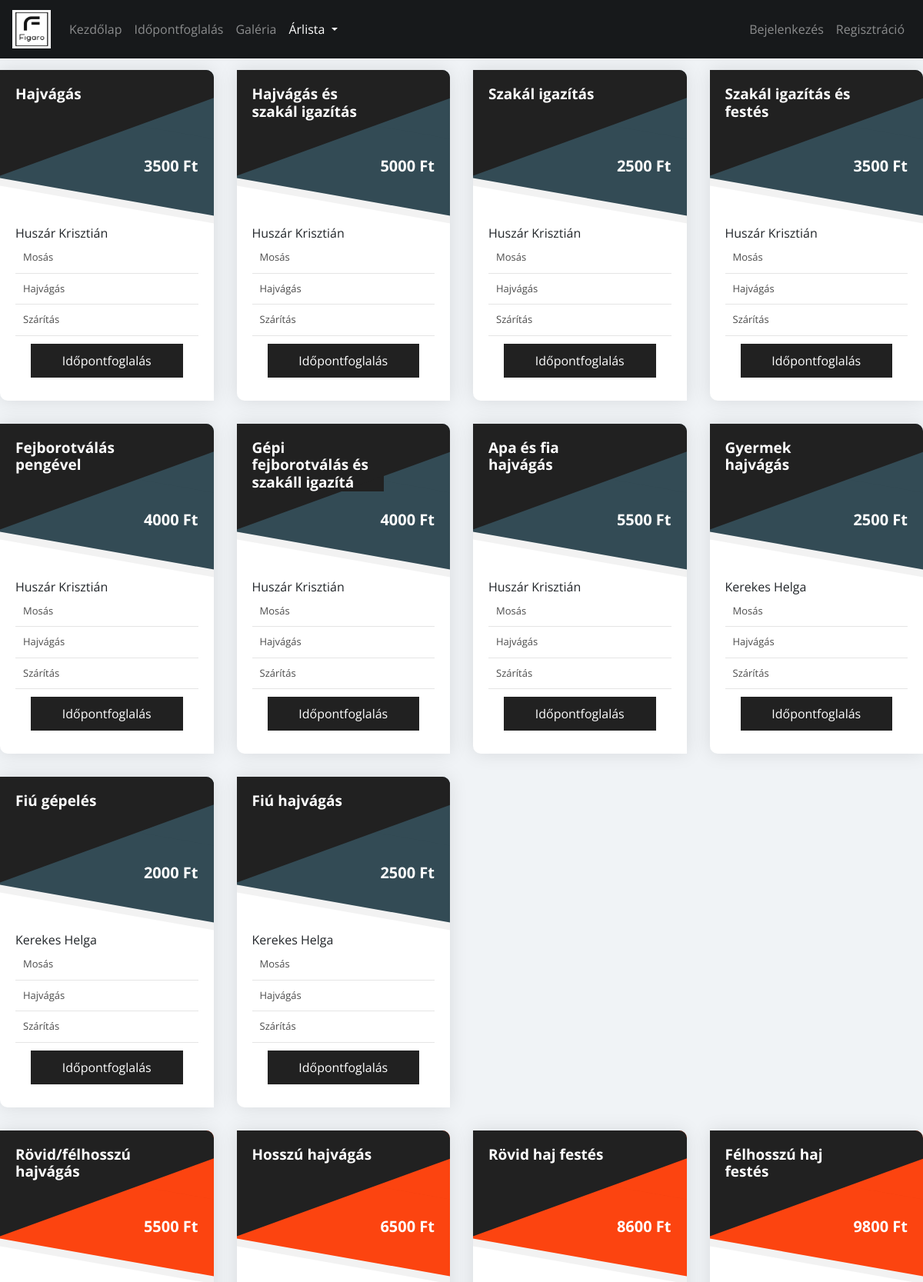
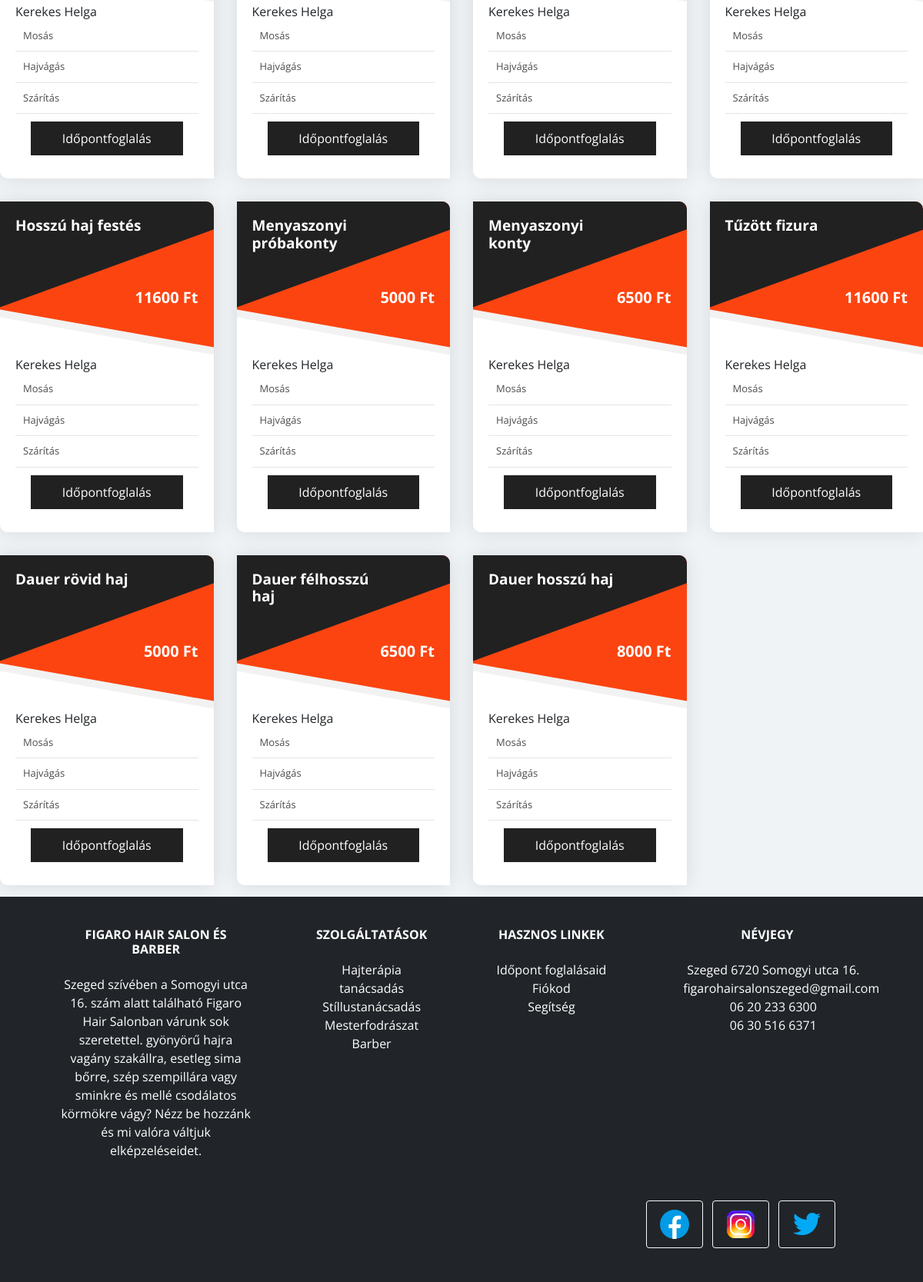
The page /price/ on the database its author committed (2 pictures, top to bottom).
### Home/models.py (models this page shows, shortened)
class Price(models.Model):
    tittle = models.CharField(max_length=37)
    price = models.CharField(max_length=10)
    barber_name = models.CharField(max_length=50)
    description= models.CharField(max_length=200)
    categori = models.BigIntegerField()

### Home/views.py (the view)
# urls.py: path('price/', views.price, name = 'Price'),
def price(request):
    if request.method == 'GET':
        price_datas = Price.objects.all()
        return render(request, "Price_list.html", {'actual_page': 'price', 'price_datas': price_datas})

### Home/templates/Price_list.html
{% extends 'base.html' %}
{% block content %}
    {% if  actual_page == "price_list_man"%}
        {% include 'Price_list_man.html' %}
    {% elif actual_page == "price_list_women" %}
        <div>
            {% block women %}
                {% include 'Price_list_women.html' %}
            {% endblock women %}
        </div>
    {% else %}
        <div>
            {% include 'Price_list_man.html' %}
        </div>
        <div>
            {% include 'Price_list_women.html' %}
        </div>
    {% endif %}
{% endblock content %}

### Home/templates/base.html (shortened to what this page needs)
<!DOCTYPE html>
<html lang="en">
<head>
    <link rel="stylesheet" href="https://cdn.jsdelivr.net/npm/bootstrap@4.3.1/dist/css/bootstrap.min.css">
    <link rel="stylesheet" href="../static/style/navbar.css">
    <link rel="stylesheet" href="../static/style/style.css">
    <link rel="stylesheet" href="../static/style/price.css">
</head>
<body>
    <div>
        {% block nav %}
            {% include 'Navbar.html' %}
        {% endblock nav %}
    </div>
    <div>
        {% block content %}
        {% endblock content %}
    </div>
    <div>
        {% block footer %}
            {% include 'Footer.html' %}
        {% endblock footer %}
    </div>
</body>
</html>

### Home/templates/Navbar.html (shortened to what this page needs)
{% load static %}
<nav class="navbar navbar-expand-lg navbar-dark">
    <a class="navbar-brand" href="{% url 'Home' %}">
        <img src="../static/image/logo_white.png" width="50" height="50" alt="">
    </a>
    <div class="collapse navbar-collapse" id="navbarNavDropdown">
      <ul class="navbar-nav">
        <li class="nav-item {% if actual_page == 'home'%} active {% endif %}">
          <a class="nav-link" href="{% url 'Home' %}">Kezdőlap <span class="sr-only">(current)</span></a>
        </li>
        <li class="nav-item {% if actual_page == 'booking'%} active {% endif %}">
          <a class="nav-link" href="{% url 'Booking' %}">Időpontfoglalás</a>
        </li>
        <li class="nav-item {% if actual_page == 'gallery'%} active {% endif %}">
          <a class="nav-link" href="{% url 'Gallery' %}">Galéria</a>
        </li>
        <li class="nav-item dropdown {% if actual_page == 'price'%} active {% endif %}">
          <a class="nav-link dropdown-toggle" href="#" id="navbarDropdownMenuLink" data-toggle="dropdown" aria-haspopup="true" aria-expanded="false">
            Árlista
          </a>
        </li>
      </ul>
      <ul class="nav navbar-nav my-2 my-lg-0" style="margin-left: auto;">
        <li class="nav-item {% if actual_page == 'login'%} active {% endif %}">
            <a class="nav-link glyphicon glyphicon-user" href="{% url 'Login' %}">Bejelenkezés</a>
        </li>
        <li class="nav-item {% if actual_page == 'registration'%} active {% endif %}">
          <a class="nav-link glyphicon glyphicon-user" href="{% url 'Registration' %}">Regisztráció</a>
        </li>
      </ul>
    </div>
  </nav>

### Home/templates/Price_list_man.html
{% load static %}
<div class="row">
    {% for price_data in price_datas %}
        {% if price_data.categori == 0 %}
            <div class="col-md-4 col-sm-6 col-lg-3">
                <div class="pricing-table-3 basic">
                    <div class="pricing-table-header">
                        <h4><strong>{{price_data.tittle}}</strong></h4>
                    </div>
                    <div class="price"><strong>{{price_data.price}} Ft</strong></div>
                    <div class="pricing-body">
                        <ul class="pricing-table-ul">
                            <p>{{price_data.barber_name}}</p>
                            <li></i> Mosás</li>
                            <li></i> Hajvágás</li>
                            <li></i> Szárítás</li>
                        </ul><a href="#" class="view-more">Időpontfoglalás</a></div>
                </div>
            </div>
        {% endif %}
    {% endfor %}

### Home/templates/Price_list_women.html (shortened to what this page needs)
{% load static %}
<div class="row">
    {% for price_data in price_datas %}
        {% if price_data.categori == 1 %}
            <div class="col-md-4 col-sm-6 col-lg-3">
                <div class="pricing-table-3 basic">
                    <div class="pricing-table-header">
                        <h4><strong>{{price_data.tittle}}</strong></h4>
                    </div>
                    <div class="price women_price">
                        <strong>{{price_data.price}} Ft</strong></div>
                    <div class="pricing-body">
                        <ul class="pricing-table-ul">
                            <p>{{price_data.barber_name}}</p>
                            <li></i> Mosás</li>
                            <li></i> Hajvágás</li>
                            <li></i> Szárítás</li>
                        </ul><a href="#" class="view-more">Időpontfoglalás</a></div>
                </div>
            </div>
        {% endif %}
    {% endfor %}
</div>

### Home/templates/Footer.html (shortened to what this page needs)
<footer
class="text-center text-lg-start text-white"
style="background-color: #212529"
>
<div class="container p-4 pb-0">
<section class="">
<div class="row">
  <div class="col-md-3 col-lg-3 col-xl-3 mx-auto mt-3">
    <h6 class="text-uppercase mb-4 font-weight-bold">
      Figaro Hair Salon és Barber
    </h6>
    <p>
      Szeged szívében a Somogyi utca 16. szám alatt
      található Figaro Hair Salonban várunk sok szeretettel.
      gyönyörű hajra vagány szakállra, esetleg sima bőrre,
      szép szempillára vagy sminkre és mellé csodálatos körmökre vágy?
      Nézz be hozzánk és mi valóra váltjuk elképzeléseidet.
    </p>
  </div>
  <div class="col-md-2 col-lg-2 col-xl-2 mx-auto mt-3">
    <h6 class="text-uppercase mb-4 font-weight-bold">Szolgáltatások</h6>
    <p>
      <a class="text-white">Hajterápia tanácsadás</a>
    </p>
    <p>
      <a class="text-white">Stíllustanácsadás</a>
    </p>
    <p>
      <a class="text-white">Mesterfodrászat</a>
    </p>
    <p>
      <a class="text-white">Barber</a>
    </p>
  </div>
  <div class="col-md-3 col-lg-2 col-xl-2 mx-auto mt-3">
    <h6 class="text-uppercase mb-4 font-weight-bold">
      Hasznos linkek
    </h6>
    <p>
      <a class="text-white">Időpont foglalásaid</a>
    </p>
    <p>
      <a class="text-white">Fiókod</a>
    </p>
    <p>
      <a class="text-white">Segítség</a>
    </p>
  </div>
  <div class="col-md-4 col-lg-3 col-xl-3 mx-auto mt-3">
    <h6 class="text-uppercase mb-4 font-weight-bold">Névjegy</h6>
    <p> Szeged 6720 Somogyi utca 16.</p>
    <p> figarohairsalonszeged@gmail.com</p>
    <p> 06 20 233 6300</p>
    <p> 06 30 516 6371</p>
  </div>
</div>
</section>
<hr class="my-3">
<section class="p-3 pt-0">
<div class="row d-flex align-items-center">
  <div class="col-md-7 col-lg-8 text-center text-md-start">
    <div class="p-3">
    </div>
  </div>
  <div class="col-md-5 col-lg-4 ml-lg-0 text-center text-md-end">
    <a
       class="btn btn-outline-light btn-floating m-1"
       class="text-white"
       role="button"
       href="https://www.facebook.com/FigaroHairSalonSzeged/"
       ><i class="fab fa-facebook-f"></i
      ></a>
    <a
       class="btn btn-outline-light btn-floating m-1"
       class="text-white"
       role="button"
       href="https://www.instagram.com/"
       ><i class="fab fa-instagram"></i
      ></a>
    <a
       class="btn btn-outline-light btn-floating m-1"
       class="text-white"
       role="button"
       href="https://twitter.com/?lang=hu"
       ><i class="fab fa-google"></i
      ></a>
  </div>
</div>
</section>
</div>
</footer>
</div>

### Home/static/style/navbar.css (style rules this page uses)
.navbar-dark { background-color: #17191b; }

### Home/static/style/style.css (style rules this page uses)
body { background-color: #f0f3f6; }
.women_price { background-color:#fc4410 !important; }

### Home/static/style/price.css (style rules this page uses)
h1,h2,h3,h4,h5,h6,div,input,p { font-family: "Open Sans"; margin:0px; }
h4 { font-size:19px; }
.container-fluid,.container { margin:auto; padding:0px 15px; }
ul { margin: 0px; padding: 0px; list-style: none; }
.pricing-table-3 { background-color:#FFF; margin:15px auto; box-shadow:0px 0px 25px rgba(0,0,0,0.1); max-width:300px; border-radius:0px 10px 0px 10px; overflow:hidden; position:relative; min-height:250px; transition:all ease-in-out 0.25s; }
.pricing-table-3.basic .price { background-color:#334b55; color:#FFF; }
.pricing-table-3 .pricing-table-header { background-color:#212121; width: 69%; color:#FFF; padding:20px 0px 0px 20px; position:absolute; z-index:5; }
.pricing-table-3 .pricing-table-header::before { content:""; position:absolute; left:-50px; right:-180px; height:125px; top:-50px; background-color:#212121; z-index:-1; transform:rotate(-20deg) }
.pricing-table-3 .price { position:absolute; top:0px; text-align:right; padding:110px 20px 0px 0px; right:0px; left:0px; font-size:20px; z-index:4; }
.pricing-table-3 .price::before { content:""; position:absolute; left:0px; right:0px; height:100px; bottom:-25px; background-color:inherit; transform:skewY(10deg); z-index:-1; box-shadow:0px 5px 0px 5px rgba(0,0,0,0.05); }
.pricing-table-3 .pricing-body { padding:20px; padding-top:200px; }
.pricing-table-3 .pricing-table-ul li { color:rgba(0,0,0,0.7); font-size:13px; padding:10px; border-bottom:1px solid rgba(0,0,0,0.1); }
.pricing-table-3 .view-more { margin:10px 20px; display:block; text-align:center; background-color:#212121; padding:10px 0px; color:#FFF; }

### rows shown on the page
Price: tittle "Hajvágás", price "3500", barber_name "Huszár Krisztián"
Price: tittle "Hajvágás és szakál igazítás", price "5000", barber_name "Huszár Krisztián"
Price: tittle "Szakál igazítás", price "2500", barber_name "Huszár Krisztián"
Price: tittle "Szakál igazítás és festés", price "3500", barber_name "Huszár Krisztián"
Price: tittle "Fejborotválás pengével", price "4000", barber_name "Huszár Krisztián"
Price: tittle "Gépi fejborotválás és szakáll igazítá", price "4000", barber_name "Huszár Krisztián"
Price: tittle "Apa és fia hajvágás", price "5500", barber_name "Huszár Krisztián"
Price: tittle "Gyermek hajvágás", price "2500", barber_name "Kerekes Helga"
Price: tittle "Fiú gépelés", price "2000", barber_name "Kerekes Helga"
Price: tittle "Fiú hajvágás", price "2500", barber_name "Kerekes Helga"
Price: tittle "Rövid/félhosszú hajvágás", price "5500", barber_name "Kerekes Helga"
Price: tittle "Hosszú hajvágás", price "6500", barber_name "Kerekes Helga"
Price: tittle "Rövid haj festés", price "8600", barber_name "Kerekes Helga"
Price: tittle "Félhosszú haj festés", price "9800", barber_name "Kerekes Helga"
Price: tittle "Hosszú haj festés", price "11600", barber_name "Kerekes Helga"
Price: tittle "Menyaszonyi próbakonty", price "5000", barber_name "Kerekes Helga"
Price: tittle "Menyaszonyi konty", price "6500", barber_name "Kerekes Helga"
Price: tittle "Tűzött fizura", price "11600", barber_name "Kerekes Helga"
Price: tittle "Dauer rövid haj", price "5000", barber_name "Kerekes Helga"
Price: tittle "Dauer félhosszú haj", price "6500", barber_name "Kerekes Helga"
Price: tittle "Dauer hosszú haj", price "8000", barber_name "Kerekes Helga"
